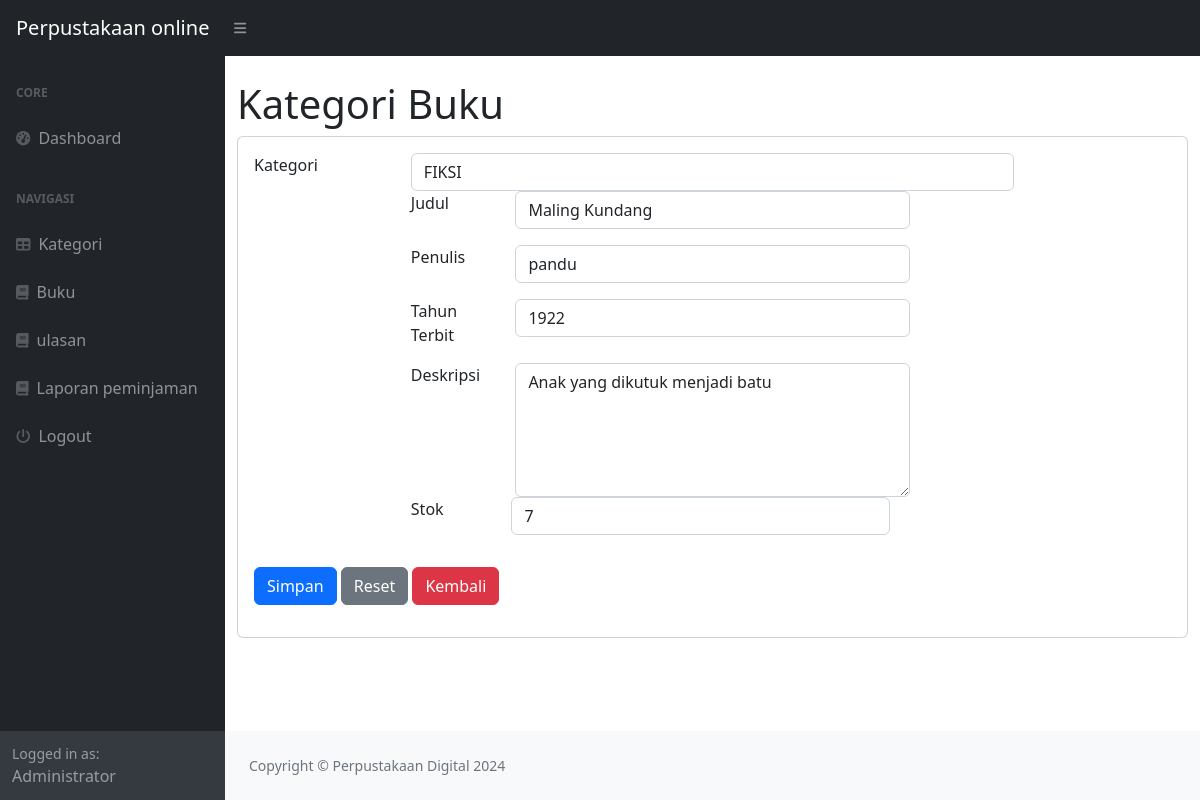
Page /index.php?page=buku_ubah&&id=93 (signed in) on the committed database.
### tables this page shows
CREATE TABLE `buku` (
  `id_buku` int(11) NOT NULL,
  `id_kategori` int(11) DEFAULT NULL,
  `sampul` varchar(20) NOT NULL,
  `judul` varchar(20) DEFAULT NULL,
  `penulis` varchar(50) DEFAULT NULL,
  `tahun_terbit` int(11) DEFAULT NULL,
  `deskripsi` text NOT NULL,
  `stok` int(11) NOT NULL
);

CREATE TABLE `kategori` (
  `id_kategori` int(11) NOT NULL,
  `kategori` varchar(50) DEFAULT NULL
);

### buku_ubah.php (the view, shortened to what this page needs)
<h1 class="mt-4">Kategori Buku</h1>
<div class="card">
    <div class="card-body">
    <div class="row">
    <div class="col-md-12">
        <form method="post">
            <?php
                $id = $_GET['id'];
                  $query = mysqli_query($koneksi,"SELECT*FROM buku where id_buku=$id");
                  $data = mysqli_fetch_array($query);
                ?>
                 <div class="row mb-3">
                    <div class="col-md-2">Kategori</div>
                    <div class="col-md-8">
                     <select name="id_kategori" class="form-control">
                         <?php
                             $kat = mysqli_query($koneksi, "SELECT*FROM kategori");
                             while($kategori = mysqli_fetch_array($kat)) {
                                ?>
                                <option <?php if ($kategori['id_kategori'] ==$data['id_kategori']) echo 'selected';?> value="<?php  echo $kategori['id_kategori']; ?>"><?php echo $kategori['kategori']; ?></option>
                                <?Php
                        }
                        ?>
                   </select>
         <div class="row mb-3">
             <div class="col-md-2">Judul</div>
             <div class="col-md-8"><input type="text" value="<?php echo $data ['judul'];?> " class="form-control" name="judul"></div>
         </div>
         <div class="row mb-3">
             <div class="col-md-2">Penulis</div>
             <div class="col-md-8"><input type="text" value="<?php echo $data ['penulis'];?> " class="form-control" name="penulis"></div>
         </div>
         <div class="row mb-3">
             <div class="col-md-2">Tahun Terbit</div>
             <div class="col-md-8"><input type="text" value="<?php echo $data ['tahun_terbit'];?> "  class="form-control" name="tahun_terbit"></div>
         </div>
         <div class="row mb-3">
             <div class="col-md-2">Deskripsi</div>
             <div class="col-md-8">
                <textarea name="deskripsi" rows="5" class="form-control"><?php echo $data ['deskripsi'];?></textarea>
             </div>
         <div class="row mb-3">
             <div class="col-md-2">Stok</div>
             <div class="col-md-8"><input type="text" value="<?php echo $data ['stok'];?> "  class="form-control" name="stok"></div>
         </div>
         </div>
            </div class="row">
                 <div class="col-md-2"></div>
                 <div class="col-md-8">
                   <button type="submit" class="btn btn-primary" name="submit" value="submit">Simpan</button>
                   <button type="reset" class="btn btn-secondary">Reset</button>
                   <a href="?page=buku" class="btn btn-danger">Kembali</a>
                </div>
           </div>
       </div>
    </div>
 </div>
 </div>

### rows in the picture
buku: id_kategori "FIKSI", judul "Maling Kundang", penulis "pandu", tahun_terbit "1922", deskripsi "Anak yang dikutuk menjadi batu", stok "7"

### other values in the picture
$_SESSION['user']['nama'] "Administrator"
